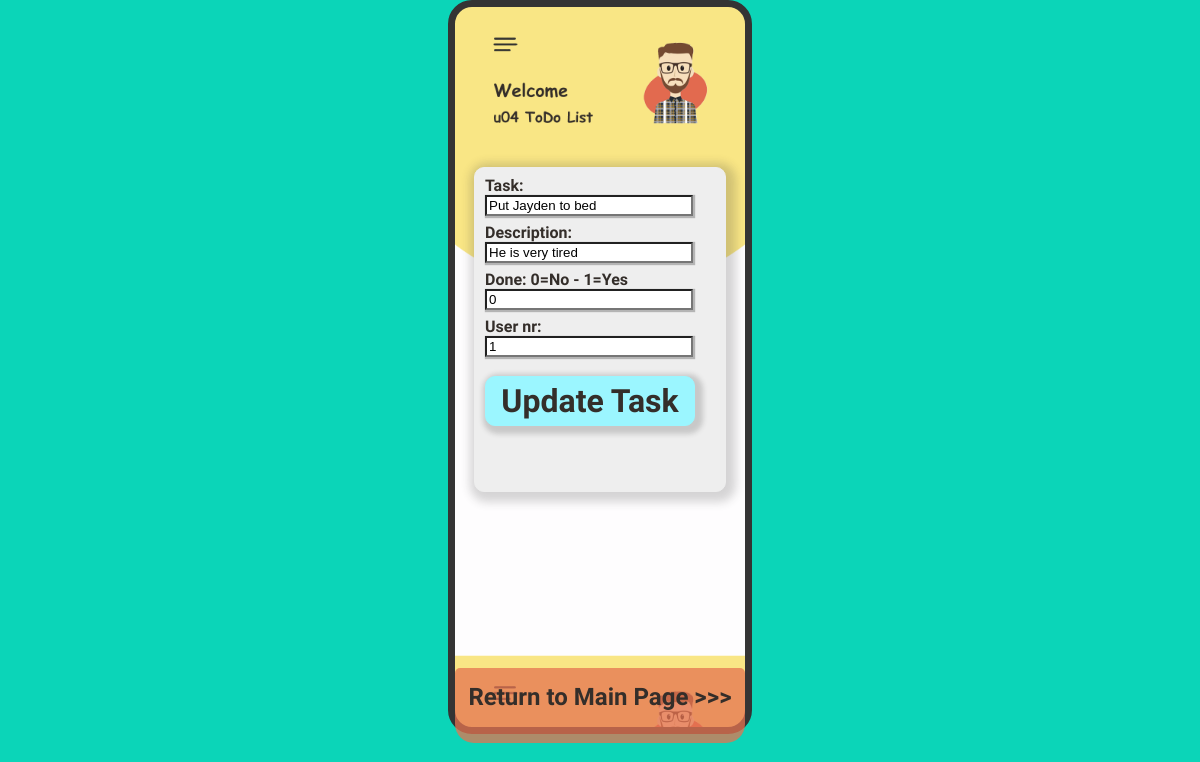
The page /updateTask.php?showtaskId=17 on the database its author committed.
### tables this page shows
CREATE TABLE `task` (
  `taskId` int(11) NOT NULL AUTO_INCREMENT,
  `taskTitle` varchar(50) NOT NULL,
  `taskDescription` varchar(50) DEFAULT NULL,
  `taskDone` tinyint(1) DEFAULT NULL,
  `taskDate` date DEFAULT NULL,
  `userId` int(11) DEFAULT NULL,
  PRIMARY KEY (`taskId`),
  KEY `userId` (`userId`),
  CONSTRAINT `task_ibfk_2` FOREIGN KEY (`userId`) REFERENCES `user` (`userId`) ON UPDATE NO ACTION
);

### crud.php (called while the page is built, shortened)
<?php
function getTask($taskId)
{
    $conn = prepareDB();
    $query =<<<SQL
    SELECT * FROM task WHERE taskId=:taskId;
    SQL;
    try {
        $stmt = $conn->prepare($query);
        $stmt->bindParam("taskId", $taskId);
        $stmt->execute();
        $stmt->setFetchMode(PDO::FETCH_ASSOC);
        return $stmt->fetchAll()[0];
    }
    catch (PDOException $error) {
        echo "Error: " . $error->getMessage();
    }
}
?>

### updateTask.php (the view, shortened to what this page needs)
<!DOCTYPE html>
<html lang="en">
<head>
    <link rel="stylesheet" href="styles.css">
</head>
<body>
<section class="iPhone">
<?php
    include 'crud.php';
    $task = getTask($_GET["showtaskId"]);
?>
<div class="updateiPhoneScreen">
<form method="post" action="<?php echo $_SERVER["PHP_SELF"] ?>" class="updateTaskForm">
        <label for="updatetaskTitle">Task:</label><br>
        <input type="text" name="updatetaskTitle" id="updatetaskTitle" value="<? print($task["taskTitle"]) ?>" class="gap"><br>
        <label for="updatetaskDescription">Description:</label><br>
        <input type="text" name="updatetaskDescription" id="updatetaskDescription" value="<? print($task["taskDescription"]) ?>" class="gap"><br>
        <label for="updatetaskTitle">Done: 0=No - 1=Yes</label><br>
        <input type="text" name="updatetaskDone" id="updatetaskDone" value="<? print($task["taskDone"]) ?>" class="gap"><br>
        <label for="updateuserId">User nr:</label><br>
        <input type="text" name="updateuserId" id="updateuserId" value="<? print($task["userId"]) ?> "><br>
        <input type="hidden" name="updatetaskId" value="<? print($_GET["showtaskId"]) ?>"><br>
        <input type="submit" value="Update Task" class="update">
    </form>
<a href="index.php" class="return">Return to Main Page >>></a>
</div>
</section>
</body>
</html>

### styles.css (style rules this page uses)
body { background-color: #0bd5b8; height: 100vh; margin: 0; padding: 0; }
body .iPhone { background-image: url(/screensaver.png); background-size: 100%; border: 7px solid #343434; border-radius: 24px; width: 290px; height: 90vh; margin: auto; overflow-y: scroll; overflow-x: hidden; z-index: 1000; }
body .iPhone .updateiPhoneScreen { margin-top: 160px; }
body .iPhone .updateiPhoneScreen .updateTaskForm { background-color: #eee; border-radius: 10px; border: 1px solid #eee; box-shadow: 3px 3px 10px 7px rgba(49, 49, 49, 0.2); width: 250px; height: 305px; margin: auto; font-family: kalam; font-size: 2em; color: #342e2a; padding-top: 8px; padding-bottom: 10px; color: #342e2a; font-weight: bolder; font-size: 1em; }
body .iPhone .updateiPhoneScreen .updateTaskForm label { margin-left: 10px; }
body .iPhone .updateiPhoneScreen .updateTaskForm input { width: 200px; margin-left: 10px; box-shadow: 1px 1px 1px 1px rgba(49, 49, 49, 0.3); }
body .iPhone .updateiPhoneScreen .updateTaskForm .gap { margin-bottom: 7px; }
body .iPhone .updateiPhoneScreen .updateTaskForm .update { background-color: #9bf6ff; border: 1px solid #9bf6ff; border-radius: 10px; box-shadow: 3px 3px 5px 5px rgba(49, 49, 49, 0.2); width: 210px; height: 50px; margin-left: 10px; font-family: kalam; font-size: 2em; font-weight: bold; color: #342e2a; transition: 0.3s; }
body .iPhone .return { background-color: rgba(229, 115, 81, 0.75); cursor: pointer; position: fixed; bottom: 57px; height: 60px; width: 290px; border-radius: 5px 5px 19px 19px; font-family: kalam; font-size: 1.5em; font-weight: 600; text-decoration: none; color: #342e2a; text-align: center; padding-top: 15px; }

### rows shown on the page
task: updatetaskTitle "Put Jayden to bed", updatetaskDescription "He is very tired", updatetaskDone "0", updateuserId "1"
